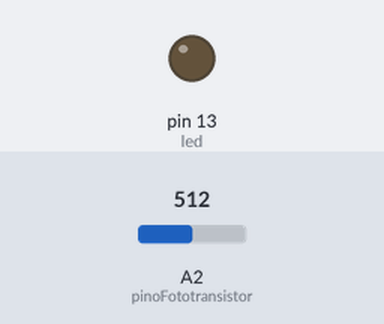
Recording of a sketch running on a simulated Arduino Uno, built with avr-gcc and run on an emulated ATmega328P. On the bench: output pins drawn as LEDs (lit = HIGH). Dashed ring = blinking. The inputs (shaded band) are chosen by the test bench; at power-on: A2 (pinoFototransistor) = 512.

Above: at 1.2 s.
1.3 s: A2 (pinoFototransistor) set to 212
2.8 s: A2 (pinoFototransistor) set to 191
At 2.99 s:
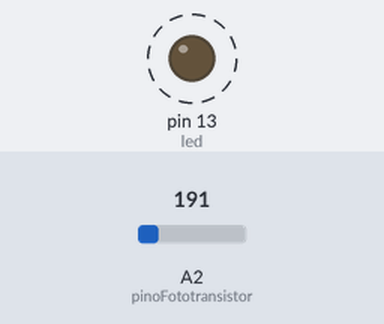
5.8 s: A2 (pinoFototransistor) set to 210
At 6.2 s:
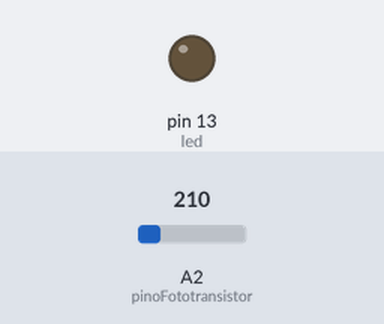
7.3 s: A2 (pinoFototransistor) set to 190
At 7.82 s:
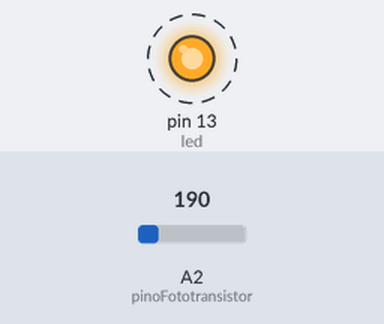
Timing chart, 0 to 11.3 s (numbered marks = the images above; inputs shaded):
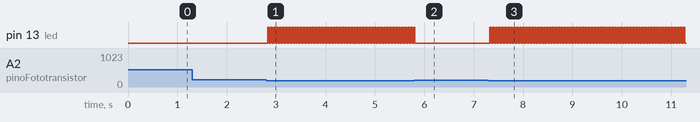

Measured:
- the behaviour switches between 200 and 199 on A2 (pinoFototransistor) (found by bisection; images 0 and 1)
- after the input at 1.3 s, every drawn part: stays the same
- after the input at 2.8 s, pin 13 (led): alternates HIGH for 0.03 s and LOW for 0.03 s, starting at once
- after the input at 5.8 s, pin 13 (led): goes on until 5.8 s, then stays LOW
- after the input at 7.3 s, pin 13 (led): alternates HIGH for 0.03 s and LOW for 0.03 s, starting at once

The sketch:

controle.ino
```cpp
const int pinoFototransistor = A2; //PINO ANALÓGICO UTILIZADO PELO FOTOTRANSISTOR
const int led = 13;

int state = LOW;

void setup(){
  Serial.begin(9600); //INICIALIZAÇÃO DA SERIAL
  pinMode(pinoFototransistor, INPUT); //DEFINE O PINO COMO ENTRADA
  pinMode(led, OUTPUT);
}

void loop(){
  if(analogRead(pinoFototransistor) < 200){ //SE A LEITURA DO PINO FOR MENOR QUE 800 BITS, FAZ
    state = !state;
    delay(30);
  }

  digitalWrite(led, state);
 }
```
